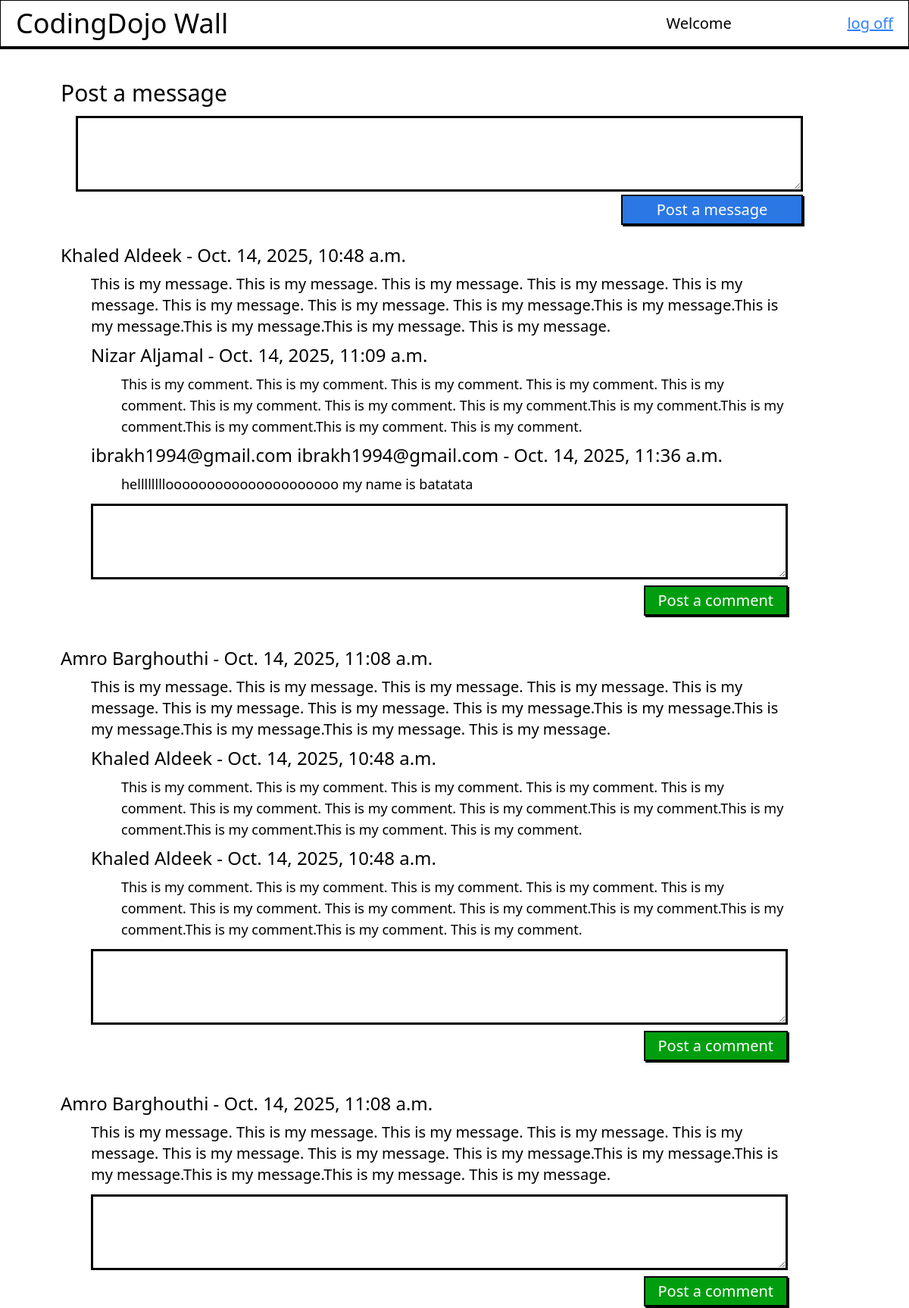
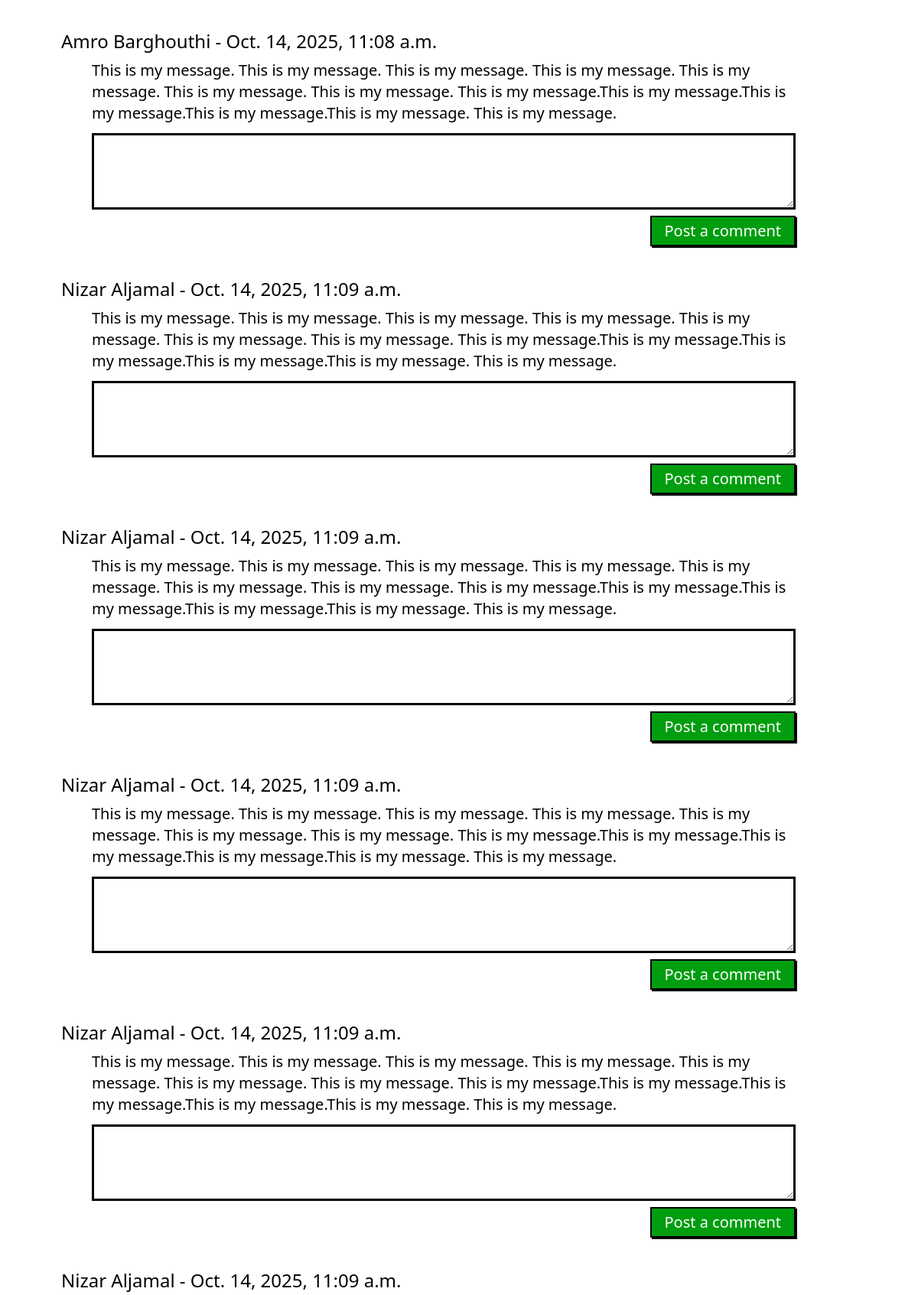
The app's page /wall (upper part) with its own data (2 pictures, top to bottom).
### wallapp/models.py (models this page shows)
class Message(models.Model):
    message = models.TextField(1000)
    created_at = models.DateTimeField(auto_now_add=True)
    updated_at = models.DateTimeField(auto_now=True)
    users = models.ForeignKey(User, related_name="messages", on_delete=models.CASCADE)
    objects = MessageManager()

class Comment(models.Model):
    comment = models.TextField(max_length=1000)
    created_at = models.DateTimeField(auto_now_add=True)
    updated_at = models.DateTimeField(auto_now=True)
    messages = models.ForeignKey(Message, related_name="comments", on_delete=models.CASCADE)
    users = models.ForeignKey(User, related_name="comments", on_delete=models.CASCADE)
    objects = CommentManager()

### myapp/models.py (models this page shows)
class User(models.Model):
    first_name = models.CharField(max_length=25)
    last_name = models.CharField(max_length=25)
    email = models.CharField(max_length=50, unique=True)
    password = models.CharField(max_length=50)
    created_at = models.DateTimeField(auto_now_add=True)
    updated_at = models.DateTimeField(auto_now=True)
    objects = UserManager()

### wallapp/views.py (the view, shortened to what this page needs)
# urls.py: path('', views.index),
def index(request):
    message = models.Message.objects.all()
    return render(request, 'wall.html', context={'messages' : message})

### wallapp/templates/wall.html (shortened to what this page needs)
<!DOCTYPE html>
<html lang="en">
<head>
    <script src="https://cdn.jsdelivr.net/npm/@tailwindcss/browser@4"></script>
</head>
<body class="w-full relative">
    <header
        class="w-[100%] h-[65px] border-4 border-r border-l border-t fixed border-black flex justify-between items-center bg-white">
        <h1 class="text-4xl ml-5">CodingDojo Wall</h1>
        <div class="flex w-[25%] justify-between mr-5">
            <h1 class="text-xl">Welcome {{request.session.first_name}}</h1>
            <form action="/flush" method class="text-xl">
                <button class=" underline text-blue-500">log off</button>
            </form>
        </div>
    </header>
    <div class="h-[65px] 2-[100%]"></div>
    <section class="w-[100%] h-[100vh]">
        <h1 class="text-3xl ml-20 mt-10">Post a message</h1>
        <form action="/wall" method="post" class="h-[160px] flex flex-col justify-between">
            <textarea name="message"
                class="h-[100px] w-[80%] border-3 border-black ml-25 mt-3 text-2xl items-center pl-2 pt-1 overflow-y-auto"></textarea>
            <div class="w-[80%] h-[40px] flex justify-between ml-25">
                <div class="w-[50%] h-[100%]"></div>
                <button
                    class="bg-[#2b78e4] text-white text-xl border-2 border-black w-[25%] shadow-[2px_2px_black]">Post a
                    message</button>
            </div>
        </form>
        {% if messages %}
        {% for message in messages %}
        <div class="ml-20 w-4/5 mt-5 mb-10">
            <h1 class=" text-2xl mt-2">{{message.users.first_name}} {{message.users.last_name}} -
                {{message.users.updated_at}}</h1>
            <p class="ml-10 mt-2 text-xl">{{message.message}}</p>
            {% for comment in message.comments.all %}
            <h1 class="ml-10 text-2xl mt-2">{{comment.users.first_name}} {{comment.users.last_name}} -
                {{comment.users.updated_at}}</h1>
            <p class="ml-20 mt-2 text-lg">{{comment.comment}}</p>
            {% endfor %}
            <form action="/wall" method="post" class="h-[160px] flex flex-col justify-between">
                <textarea name="comment"
                    class="h-[100px] border-3 border-black ml-10 mt-3 text-2xl items-center pl-2 pt-1 overflow-y-auto"></textarea>
                <div class="h-[40px] flex justify-between ml-2">
                    <div class="w-[50%] h-[100%]"></div>
                    <button
                        class="bg-[#009e0f] text-white text-xl border-2 border-black w-[20%] shadow-[2px_2px_black]">Post
                        a
                        comment</button>
                </div>
            </form>
        </div>
        {% endfor %}
        {% endif %}
    </section>
</body>
</html>

### records on screen
Message: users.first_name "Khaled", users.last_name "Aldeek", users.updated_at "Oct. 14, 2025, 10:48 a.m.", message "This is my message. This is my message. This is my message. This is my message. This is my message. This is my message. This is my message. This is my message.This is my message.This is my message.This is my message.This is my message. This is my message."
Comment: users.first_name "Nizar", users.last_name "Aljamal", users.updated_at "Oct. 14, 2025, 11:09 a.m.", comment "This is my comment. This is my comment. This is my comment. This is my comment. This is my comment. This is my comment. This is my comment. This is my comment.This is my comment.This is my comment.This is my comment.This is my comment. This is my comment."
Comment: users.first_name "ibrakh1994@gmail.com", users.last_name "ibrakh1994@gmail.com", users.updated_at "Oct. 14, 2025, 11:36 a.m.", comment "hellllllllooooooooooooooooooooo my name is batatata"
Message: users.first_name "Amro", users.last_name "Barghouthi", users.updated_at "Oct. 14, 2025, 11:08 a.m.", message "This is my message. This is my message. This is my message. This is my message. This is my message. This is my message. This is my message. This is my message.This is my message.This is my message.This is my message.This is my message. This is my message."
Comment: users.first_name "Khaled", users.last_name "Aldeek", users.updated_at "Oct. 14, 2025, 10:48 a.m.", comment "This is my comment. This is my comment. This is my comment. This is my comment. This is my comment. This is my comment. This is my comment. This is my comment.This is my comment.This is my comment.This is my comment.This is my comment. This is my comment."
Comment: users.first_name "Khaled", users.last_name "Aldeek", users.updated_at "Oct. 14, 2025, 10:48 a.m.", comment "This is my comment. This is my comment. This is my comment. This is my comment. This is my comment. This is my comment. This is my comment. This is my comment.This is my comment.This is my comment.This is my comment.This is my comment. This is my comment."
Message: users.first_name "Amro", users.last_name "Barghouthi", users.updated_at "Oct. 14, 2025, 11:08 a.m.", message "This is my message. This is my message. This is my message. This is my message. This is my message. This is my message. This is my message. This is my message.This is my message.This is my message.This is my message.This is my message. This is my message."
Message: users.first_name "Amro", users.last_name "Barghouthi", users.updated_at "Oct. 14, 2025, 11:08 a.m.", message "This is my message. This is my message. This is my message. This is my message. This is my message. This is my message. This is my message. This is my message.This is my message.This is my message.This is my message.This is my message. This is my message."
Message: users.first_name "Nizar", users.last_name "Aljamal", users.updated_at "Oct. 14, 2025, 11:09 a.m.", message "This is my message. This is my message. This is my message. This is my message. This is my message. This is my message. This is my message. This is my message.This is my message.This is my message.This is my message.This is my message. This is my message."
Message: users.first_name "Nizar", users.last_name "Aljamal", users.updated_at "Oct. 14, 2025, 11:09 a.m.", message "This is my message. This is my message. This is my message. This is my message. This is my message. This is my message. This is my message. This is my message.This is my message.This is my message.This is my message.This is my message. This is my message."
Message: users.first_name "Nizar", users.last_name "Aljamal", users.updated_at "Oct. 14, 2025, 11:09 a.m.", message "This is my message. This is my message. This is my message. This is my message. This is my message. This is my message. This is my message. This is my message.This is my message.This is my message.This is my message.This is my message. This is my message."
Message: users.first_name "Nizar", users.last_name "Aljamal", users.updated_at "Oct. 14, 2025, 11:09 a.m.", message "This is my message. This is my message. This is my message. This is my message. This is my message. This is my message. This is my message. This is my message.This is my message.This is my message.This is my message.This is my message. This is my message."
Message: users.first_name "Nizar", users.last_name "Aljamal", users.updated_at "Oct. 14, 2025, 11:09 a.m."
